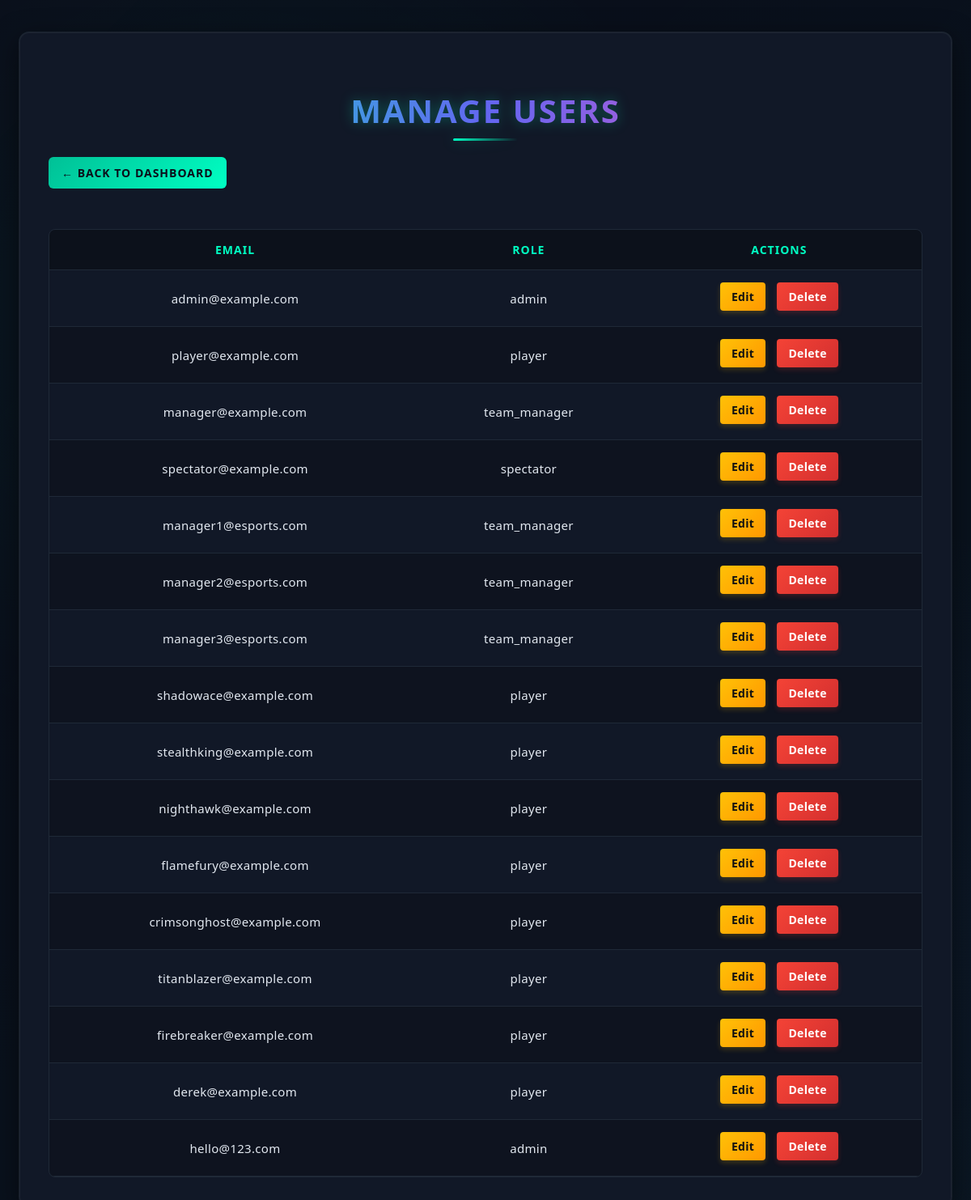
Page /esports-management/admin/manage_users.php (signed in) on the committed database.
### tables this page shows
CREATE TABLE `user` (
  `user_id` int(11) NOT NULL,
  `email` varchar(255) NOT NULL,
  `password_hash` varchar(255) NOT NULL,
  `role` enum('admin','team_manager','player','spectator') NOT NULL
);

### esports-management/admin/manage_users.php (the view, shortened to what this page needs)
<?php
include '../db.php';
$sql = "SELECT user_id, email, role FROM user";
$result = $conn->query($sql);
?>
<!DOCTYPE html>
<html>
<head>
    <link rel="stylesheet" href="../css/manage_users.css">
</head>
<body>
    <div class="container">
        <h2 class="page-title">Manage Users</h2>
        <a href="../admin_dashboard.php" class="back-btn">← Back to Dashboard</a>
        <table class="styled-table">
            <thead>
                <tr>
                    <th>Email</th>
                    <th>Role</th>
                    <th>Actions</th>
                </tr>
            </thead>
            <tbody>
                <?php
                if ($result && $result->num_rows > 0) {
                    while ($row = $result->fetch_assoc()) {
                        echo "<tr>";
                        echo "<td>" . htmlspecialchars($row['email']) . "</td>";
                        echo "<td>" . htmlspecialchars($row['role']) . "</td>";
                        echo "<td>
                            <a class='edit-btn' href='edit_user.php?id=" . $row['user_id'] . "'>Edit</a>
                            <a class='delete-btn' href='delete_user.php?id=" . $row['user_id'] . "' onclick='return confirm(\"Are you sure?\")'>Delete</a>
                        </td>";
                        echo "</tr>";
                    }
                } else {
                    echo "<tr><td colspan='3'>No users found.</td></tr>";
                }
                ?>
            </tbody>
        </table>
    </div>
</body>
</html>

### esports-management/css/manage_users.css (style rules this page uses)
:root { --primary: #00ffc3; --primary-dark: #00c096; --secondary: #ff3e7f; --background: #0a0e1a; --card-bg: #111827; --card-border: #1f2937; --text: #e2e8f0; --text-muted: #9ca3af; --highlight: #6366f1; --accent: #fe53bb; }
body { font-family: 'Rajdhani', 'Segoe UI', Tahoma, sans-serif; background-color: var(--background); background-image: radial-gradient(circle at 25% 25%, rgba(0, 255, 195, 0.05) 0%, transparent 40%), radial-gradient(circle at 75% 75%, rgba(99, 102, 241, 0.05) 0%, transparent 40%); color: var(--text); margin: 0; padding: 40px 0; display: flex; justify-content: center; min-height: 100vh; letter-spacing: 0.3px; position: relative; overflow-x: hidden; }
body::before { content: ""; position: fixed; top: 0; left: 0; right: 0; bottom: 0; background: linear-gradient(135deg, transparent 0%, rgba(0, 255, 195, 0.03) 100%); pointer-events: none; z-index: -1; }
a { text-decoration: none; color: var(--primary); transition: all 0.3s ease; position: relative; font-weight: 600; }
.container, .user-container, .team-container, .match-container { background-color: var(--card-bg); padding: 35px; border-radius: 12px; width: 90%; max-width: 1100px; box-shadow: 0 8px 32px rgba(0, 0, 0, 0.5), 0 0 0 1px var(--card-border); position: relative; overflow: hidden; backdrop-filter: blur(10px); border: 1px solid rgba(255, 255, 255, 0.05); animation: pulse 8s infinite alternate; }
.container::before { content: ""; position: absolute; top: -10px; left: -10px; right: -10px; height: 5px; background: linear-gradient(90deg, var(--primary), var(--highlight), var(--secondary)); border-radius: 5px; z-index: 1; }
h2 { text-align: center; color: var(--primary); margin-bottom: 30px; font-size: 32px; font-weight: 700; text-transform: uppercase; letter-spacing: 1px; position: relative; display: inline-block; width: 100%; }
h2::after { content: ""; position: absolute; width: 80px; height: 3px; background: linear-gradient(90deg, var(--primary), transparent); bottom: -10px; left: 50%; transform: translateX(-50%); border-radius: 2px; }
.back-btn { display: inline-block; margin-bottom: 20px; padding: 10px 16px; background: linear-gradient(135deg, var(--primary-dark), var(--primary)); color: var(--background); text-decoration: none; font-weight: bold; border-radius: 6px; transition: all 0.3s ease; text-transform: uppercase; letter-spacing: 1px; font-size: 14px; border: none; position: relative; overflow: hidden; z-index: 1; }
.back-btn::before { content: ""; position: absolute; top: 0; left: -100%; width: 100%; height: 100%; background: linear-gradient(90deg, transparent, rgba(255, 255, 255, 0.2), transparent); transition: all 0.6s ease; z-index: -1; }
table { width: 100%; border-collapse: separate; border-spacing: 0; background-color: var(--card-bg); margin-top: 25px; overflow: hidden; border-radius: 8px; border: 1px solid var(--card-border); }
th, td { padding: 15px; text-align: center; border-bottom: 1px solid var(--card-border); }
th { background-color: rgba(0, 0, 0, 0.3); color: var(--primary); text-transform: uppercase; font-size: 14px; letter-spacing: 1px; font-weight: 600; position: relative; }
td { font-size: 15px; color: var(--text); transition: all 0.3s ease; }
tr { transition: all 0.3s ease; }
tr:nth-child(even) { background-color: rgba(0, 0, 0, 0.2); }
.edit-btn, .delete-btn { text-decoration: none; padding: 8px 14px; border-radius: 4px; font-weight: 600; font-size: 14px; margin: 0 5px; display: inline-block; transition: all 0.3s ease; position: relative; overflow: hidden; z-index: 1; }
.edit-btn { background: linear-gradient(135deg, #ffc107, #ff9800); color: #111; box-shadow: 0 3px 6px rgba(255, 193, 7, 0.2); }
.delete-btn { background: linear-gradient(135deg, #f44336, #d32f2f); color: #fff; box-shadow: 0 3px 6px rgba(244, 67, 54, 0.2); }
.page-title { font-size: 40px; font-weight: 800; text-align: center; margin-bottom: 30px; background: linear-gradient(90deg, var(--primary), var(--highlight), var(--accent)); -webkit-background-clip: text; background-clip: text; color: transparent; position: relative; text-transform: uppercase; letter-spacing: 2px; filter: drop-shadow(0 0 8px rgba(0, 255, 195, 0.3)); }

### rows in the picture
user: email "admin@example.com", role "admin"
user: email "player@example.com", role "player"
user: email "manager@example.com", role "team_manager"
user: email "spectator@example.com", role "spectator"
user: email "manager1@esports.com", role "team_manager"
user: email "manager2@esports.com", role "team_manager"
user: email "manager3@esports.com", role "team_manager"
user: email "shadowace@example.com", role "player"
user: email "stealthking@example.com", role "player"
user: email "nighthawk@example.com", role "player"
user: email "flamefury@example.com", role "player"
user: email "crimsonghost@example.com", role "player"
user: email "titanblazer@example.com", role "player"
user: email "firebreaker@example.com", role "player"
user: email "derek@example.com", role "player"
user: email "hello@123.com", role "admin"
